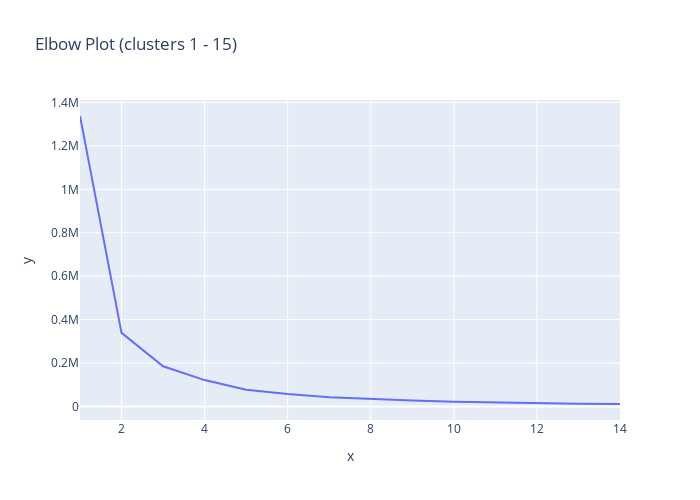

The notebook cell saved with this chart:
### Code cell
# Elbow Plot:
import plotly.express as px
fig = px.line(x=range(1,15), y=score, title='Elbow Plot (clusters 1 - 15)', 
             width=700, height=500)
fig.show()

#WCSS on y-axis
#Cluster is 1-15

# it appears the ideal cluster count is actually 3...

### Figure 1 — Plotly figure (JSON) as saved in the notebook; plotly's stock layout.template omitted (floating-point values rounded to 4 significant figures)
{"data": [{"hovertemplate": "x=%{x}<br>y=%{y}<extra></extra>", "legendgroup": "", "line": {"color": "#636efa", "dash": "solid"}, "mode": "lines", "name": "", "orientation": "v", "showlegend": false, "type": "scatter", "x": [1, 2, 3, 4, 5, 6, 7, 8, 9, 10, 11, 12, 13, 14], "xaxis": "x", "y": [1338000.0, 338800.0, 184900.0, 121300.0, 76430.0, 56910.0, 42720.0, 34230.0, 26710.0, 21810.0, 18070.0, 14720.0, 12870.0, 11170.0], "yaxis": "y"}], "layout": {"height": 500, "legend": {"tracegroupgap": 0}, "title": {"text": "Elbow Plot (clusters 1 - 15)"}, "width": 700, "xaxis": {"anchor": "y", "domain": [0, 1], "title": {"text": "x"}}, "yaxis": {"anchor": "x", "domain": [0, 1], "title": {"text": "y"}}}}
